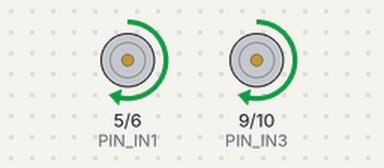
A sketch run on a simulated Arduino Uno, built with avr-gcc and run on an emulated ATmega328P. On the bench: motor-driver pin pairs drawn as motors (green arrow = first pin HIGH = forward, orange = second pin HIGH = backward, longer = more drive, scaled by the enable pin). What the sketch prints to the serial monitor is not drawn.

Above: at 3.0 s.
At 4.5 s:
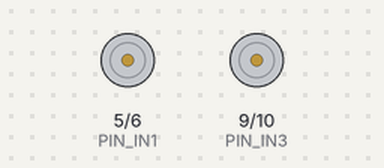
At 6.0 s:
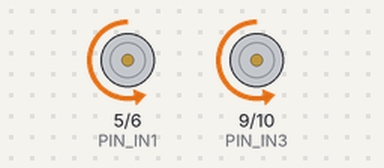
Timing chart, 0 to 9.8 s (numbered marks = the images above):
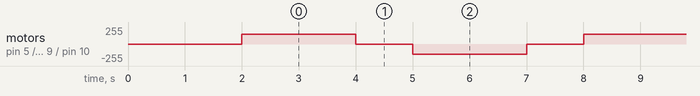

The sketch:

motor_test.ino
```cpp
/*
 * 모터 동작 테스트
 * 앞으로 2초 → 정지 1초 → 뒤로 2초 → 정지 1초 반복
 */

#define PIN_IN1  5
#define PIN_IN2  6
#define PIN_ENA  3
#define PIN_IN3  9
#define PIN_IN4  10
#define PIN_ENB  11

#define SPEED 150  // 속도 0~255 (너무 빠르면 줄이세요)

void setMotors(int left, int right) {
  // 왼쪽 모터
  if (left > 0) {
    digitalWrite(PIN_IN1, HIGH); digitalWrite(PIN_IN2, LOW);
  } else if (left < 0) {
    digitalWrite(PIN_IN1, LOW); digitalWrite(PIN_IN2, HIGH);
    left = -left;
  } else {
    digitalWrite(PIN_IN1, LOW); digitalWrite(PIN_IN2, LOW);
  }
  analogWrite(PIN_ENA, left);

  // 오른쪽 모터
  if (right > 0) {
    digitalWrite(PIN_IN3, HIGH); digitalWrite(PIN_IN4, LOW);
  } else if (right < 0) {
    digitalWrite(PIN_IN3, LOW); digitalWrite(PIN_IN4, HIGH);
    right = -right;
  } else {
    digitalWrite(PIN_IN3, LOW); digitalWrite(PIN_IN4, LOW);
  }
  analogWrite(PIN_ENB, right);
}

void setup() {
  Serial.begin(115200);
  pinMode(PIN_IN1, OUTPUT); pinMode(PIN_IN2, OUTPUT); pinMode(PIN_ENA, OUTPUT);
  pinMode(PIN_IN3, OUTPUT); pinMode(PIN_IN4, OUTPUT); pinMode(PIN_ENB, OUTPUT);

  Serial.println(F("모터 테스트 시작"));
  delay(2000);  // 준비 시간
}

void loop() {
  Serial.println(F("앞으로"));
  setMotors(SPEED, SPEED);
  delay(2000);

  Serial.println(F("정지"));
  setMotors(0, 0);
  delay(1000);

  Serial.println(F("뒤로"));
  setMotors(-SPEED, -SPEED);
  delay(2000);

  Serial.println(F("정지"));
  setMotors(0, 0);
  delay(1000);
}
```

Measured:
- by itself, motor on pin 5 (PIN_IN1) / pin 6 (PIN_IN2), motor on pin 9 (PIN_IN3) / pin 10 (PIN_IN4): repeats every 6.0 s: stopped 1.0 s, backward 150/255 2.0 s, stopped 1.0 s, forward 150/255 2.0 s
